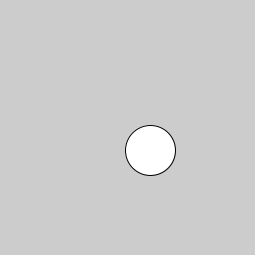
Frame 1 (no input)
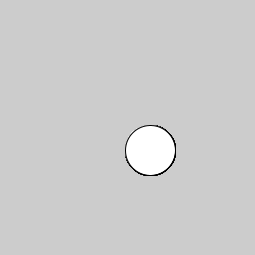
Frame 60 (the mouse pressed at the canvas centre just before this capture)
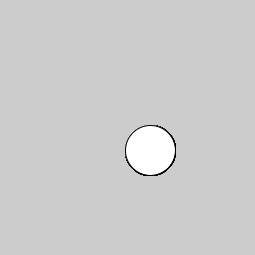
Frame 120 (the mouse held since frame 60 and released just before this capture)

The Processing sketch that drew these frames (run headless with seeded random() and noise(); from frame 60 on, the mouse is pressed at the canvas centre):

// Processing sketch: balli
// ── balli.pde

int r, g, b;

void setup() {
  size(255, 255);
 }
 
void draw() {
  ellipse(150,150,50,50);
}
